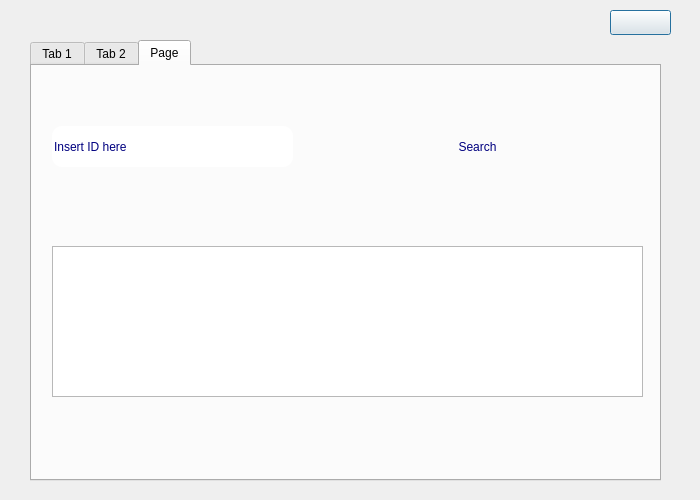
<?xml version="1.0" encoding="UTF-8"?>
<ui version="4.0">
 <class>gest_client</class>
 <widget class="QDialog" name="gest_client">
  <property name="geometry">
   <rect>
    <x>0</x>
    <y>0</y>
    <width>700</width>
    <height>500</height>
   </rect>
  </property>
  <property name="windowTitle">
   <string>Dialog</string>
  </property>
  <property name="styleSheet">
   <string notr="true">background-image: url(:/back2.png);</string>
  </property>
  <widget class="QPushButton" name="pushButton_4">
   <property name="geometry">
    <rect>
     <x>610</x>
     <y>10</y>
     <width>61</width>
     <height>25</height>
    </rect>
   </property>
   <property name="styleSheet">
    <string notr="true">image: url(:/ret.png);</string>
   </property>
   <property name="text">
    <string/>
   </property>
  </widget>
  <widget class="QTabWidget" name="tabWidget">
   <property name="geometry">
    <rect>
     <x>30</x>
     <y>40</y>
     <width>631</width>
     <height>441</height>
    </rect>
   </property>
   <property name="currentIndex">
    <number>2</number>
   </property>
   <widget class="QWidget" name="tab">
    <attribute name="title">
     <string>Tab 1</string>
    </attribute>
    <widget class="QPushButton" name="pushButton_add_client">
     <property name="geometry">
      <rect>
       <x>50</x>
       <y>50</y>
       <width>151</width>
       <height>101</height>
      </rect>
     </property>
     <property name="styleSheet">
      <string notr="true">image: url(:/add.png);
image: url(:/add2.png);</string>
     </property>
     <property name="text">
      <string/>
     </property>
    </widget>
    <widget class="QPushButton" name="pushButton_show_client">
     <property name="geometry">
      <rect>
       <x>350</x>
       <y>50</y>
       <width>150</width>
       <height>101</height>
      </rect>
     </property>
     <property name="styleSheet">
      <string notr="true">image: url(:/client.png);
image: url(:/show_user.png);</string>
     </property>
     <property name="text">
      <string/>
     </property>
    </widget>
    <widget class="QPushButton" name="pushButton_delete_client">
     <property name="geometry">
      <rect>
       <x>50</x>
       <y>220</y>
       <width>150</width>
       <height>100</height>
      </rect>
     </property>
     <property name="styleSheet">
      <string notr="true">image: url(:/dele.png);</string>
     </property>
     <property name="text">
      <string/>
     </property>
    </widget>
    <widget class="QPushButton" name="pushButton_update_client">
     <property name="geometry">
      <rect>
       <x>350</x>
       <y>220</y>
       <width>150</width>
       <height>101</height>
      </rect>
     </property>
     <property name="styleSheet">
      <string notr="true">image: url(:/update.png);</string>
     </property>
     <property name="text">
      <string/>
     </property>
    </widget>
   </widget>
   <widget class="QWidget" name="tab_2">
    <attribute name="title">
     <string>Tab 2</string>
    </attribute>
    <widget class="QTableView" name="tableView_trie">
     <property name="geometry">
      <rect>
       <x>10</x>
       <y>20</y>
       <width>591</width>
       <height>331</height>
      </rect>
     </property>
    </widget>
    <widget class="QPushButton" name="pushButton">
     <property name="geometry">
      <rect>
       <x>390</x>
       <y>360</y>
       <width>171</width>
       <height>41</height>
      </rect>
     </property>
     <property name="styleSheet">
      <string notr="true">border-radius : 10px ;
color: rgb(0, 0, 127);
font: 14pt &quot;MS Shell Dlg 2&quot;;</string>
     </property>
     <property name="text">
      <string>Trier</string>
     </property>
    </widget>
   </widget>
   <widget class="QWidget" name="tab_3">
    <attribute name="title">
     <string>Page</string>
    </attribute>
    <widget class="QTableView" name="tableView_search_view">
     <property name="geometry">
      <rect>
       <x>20</x>
       <y>180</y>
       <width>591</width>
       <height>151</height>
      </rect>
     </property>
    </widget>
    <widget class="QLineEdit" name="lineEdit_id_search_view">
     <property name="geometry">
      <rect>
       <x>20</x>
       <y>60</y>
       <width>241</width>
       <height>41</height>
      </rect>
     </property>
     <property name="styleSheet">
      <string notr="true">border-radius : 10px ;
color: rgb(0, 0, 127);
</string>
     </property>
     <property name="text">
      <string>Insert ID here</string>
     </property>
    </widget>
    <widget class="QPushButton" name="pushButton_2">
     <property name="geometry">
      <rect>
       <x>390</x>
       <y>60</y>
       <width>111</width>
       <height>41</height>
      </rect>
     </property>
     <property name="styleSheet">
      <string notr="true">border-radius : 10px ;
color: rgb(0, 0, 127);
font: 14pt &quot;MS Shell Dlg 2&quot;;</string>
     </property>
     <property name="text">
      <string>Search</string>
     </property>
    </widget>
   </widget>
  </widget>
 </widget>
 <resources/>
 <connections/>
</ui>
